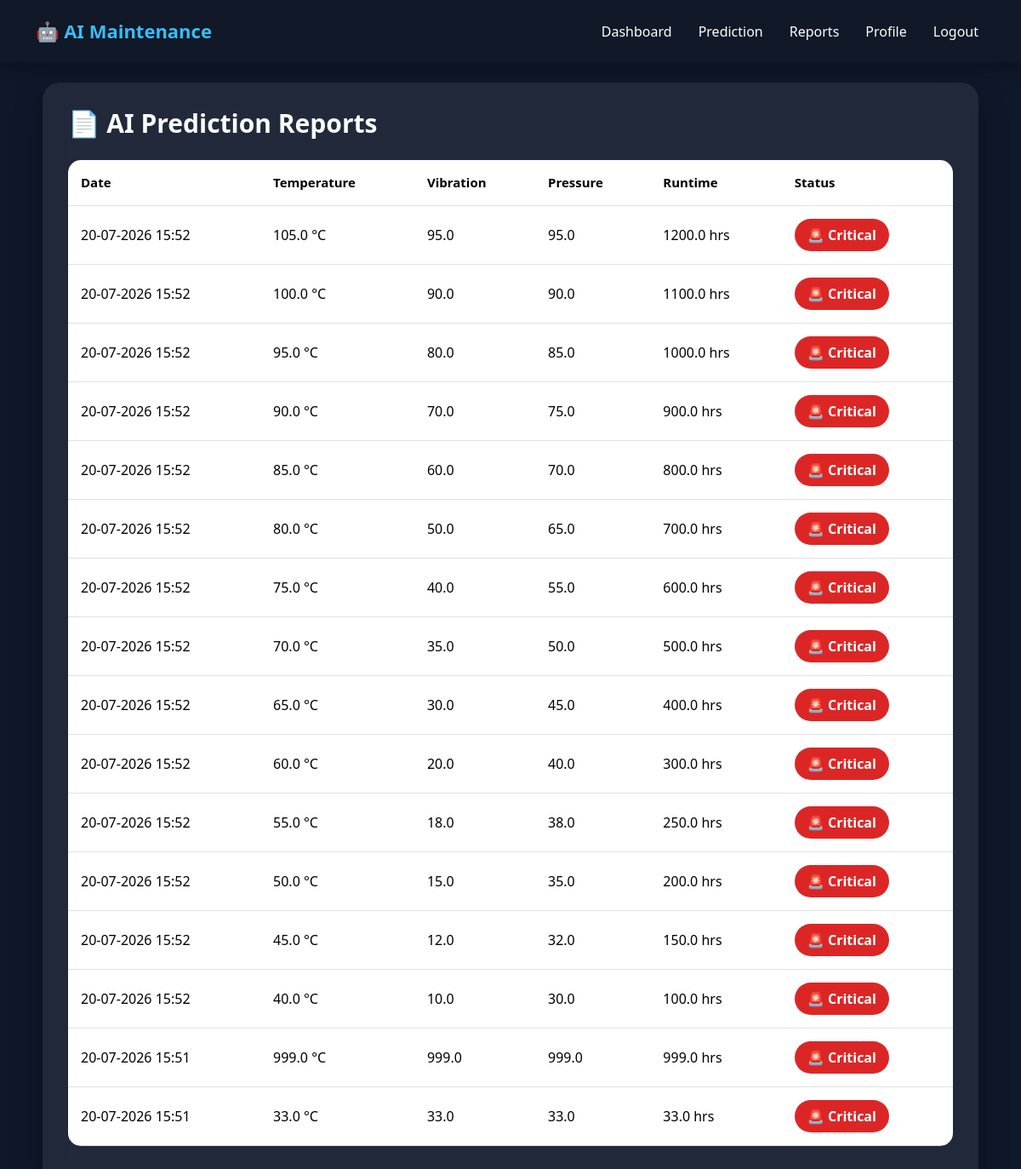
The app's page /reports (signed in) with its own data.
### tables this page shows
CREATE TABLE predictions(

        id INTEGER PRIMARY KEY AUTOINCREMENT,

        email TEXT,

        temperature REAL,

        vibration REAL,

        pressure REAL,

        runtime REAL,

        result TEXT,

        date TEXT

    );

### app.py (the view)
@app.route("/reports")
def reports():
    if "email" not in session:
        return redirect(url_for("login"))
    conn = get_db()
    cur = conn.cursor()
    cur.execute(
        """
        SELECT * FROM predictions
        WHERE email=?
        ORDER BY id DESC

        """,
        (session["email"],)
    )
    reports = cur.fetchall()
    conn.close()
    return render_template(
        "reports.html",
        reports=reports
    )

### app.py (called while the page is built)
def get_db():
    conn = sqlite3.connect(DATABASE)
    conn.row_factory = sqlite3.Row
    return conn

### templates/reports.html (shortened to what this page needs)
{% extends "base.html" %}
{% block content %}
<div class="report-container">
<div class="report-card">
<h2 class="report-title">
📄 AI Prediction Reports
</h2>
{% if reports %}
<div class="table-responsive">
<table class="table table-hover">
<thead>
<tr>
<th>Date</th>
<th>Temperature</th>
<th>Vibration</th>
<th>Pressure</th>
<th>Runtime</th>
<th>Status</th>
</tr>
</thead>
<tbody>
{% for row in reports %}
<tr>
<td>{{row.date}}</td>
<td>{{row.temperature}} °C</td>
<td>{{row.vibration}}</td>
<td>{{row.pressure}}</td>
<td>{{row.runtime}} hrs</td>
<td>
{% if row.result == "Healthy" %}
<span class="status healthy">
✅ Healthy
</span>
{% elif row.result == "Warning" %}
<span class="status warning">
⚠️ Warning
</span>
{% else %}
<span class="status critical">
🚨 Critical
</span>
{% endif %}
</td>
</tr>
{% endfor %}
</tbody>
</table>
</div>
{% else %}
<div class="empty">
No prediction history available
</div>
{% endif %}
</div>
</div>
{% endblock %}

### templates/base.html (shortened to what this page needs)
<!DOCTYPE html>
<html lang="en">
<head>
<link href="https://cdn.jsdelivr.net/npm/bootstrap@5.3.3/dist/css/bootstrap.min.css" rel="stylesheet">
</head>
<body>
<nav class="navbar navbar-expand-lg">
<div class="container-fluid">
<a class="navbar-brand" href="/dashboard">
🤖 AI Maintenance
</a>
<div class="collapse navbar-collapse" id="menu">
<ul class="navbar-nav ms-auto">
<li class="nav-item">
<a class="nav-link" href="/dashboard">
Dashboard
</a>
</li>
<li class="nav-item">
<a class="nav-link" href="/prediction">
Prediction
</a>
</li>
<li class="nav-item">
<a class="nav-link" href="/reports">
Reports
</a>
</li>
<li class="nav-item">
<a class="nav-link" href="/profile">
Profile
</a>
</li>
<li class="nav-item">
<a class="nav-link text-danger" href="/logout">
Logout
</a>
</li>
</ul>
</div>
</div>
</nav>
<div class="container mt-4">
{% block content %}
{% endblock %}
</div>
</body>
</html>

### templates/base.html (style rules this page uses)
body { background:#0f172a; font-family:'Segoe UI',sans-serif; }
.navbar { background:#111827 !important; padding:15px 30px; box-shadow:0 5px 20px rgba(0,0,0,.3); }
.navbar-brand { font-weight:700; color:#38bdf8 !important; font-size:22px; }
.nav-link { color:white !important; margin-left:15px; }

### templates/reports.html (style rules this page uses)
.report-container { max-width:1100px; margin:auto; }
.report-card { background:rgba(255,255,255,0.08); backdrop-filter:blur(15px); border-radius:20px; padding:30px; box-shadow:0 15px 35px rgba(0,0,0,0.3); color:white; }
.report-title { font-size:30px; font-weight:700; margin-bottom:25px; }
.table { color:white; border-radius:15px; overflow:hidden; }
.table thead { background:#0f172a; }
.table th { padding:15px; font-size:15px; }
.table td { padding:15px; vertical-align:middle; }
.status { padding:7px 15px; border-radius:20px; font-weight:600; display:inline-block; }
.critical { background:#dc2626; color:white; }

### records on screen
predictions: date "20-07-2026 15:52", temperature "105.0", vibration "95.0", pressure "95.0", runtime "1200.0", result "🚨 Critical"
predictions: date "20-07-2026 15:52", temperature "100.0", vibration "90.0", pressure "90.0", runtime "1100.0", result "🚨 Critical"
predictions: date "20-07-2026 15:52", temperature "95.0", vibration "80.0", pressure "85.0", runtime "1000.0", result "🚨 Critical"
predictions: date "20-07-2026 15:52", temperature "90.0", vibration "70.0", pressure "75.0", runtime "900.0", result "🚨 Critical"
predictions: date "20-07-2026 15:52", temperature "85.0", vibration "60.0", pressure "70.0", runtime "800.0", result "🚨 Critical"
predictions: date "20-07-2026 15:52", temperature "80.0", vibration "50.0", pressure "65.0", runtime "700.0", result "🚨 Critical"
predictions: date "20-07-2026 15:52", temperature "75.0", vibration "40.0", pressure "55.0", runtime "600.0", result "🚨 Critical"
predictions: date "20-07-2026 15:52", temperature "70.0", vibration "35.0", pressure "50.0", runtime "500.0", result "🚨 Critical"
predictions: date "20-07-2026 15:52", temperature "65.0", vibration "30.0", pressure "45.0", runtime "400.0", result "🚨 Critical"
predictions: date "20-07-2026 15:52", temperature "60.0", vibration "20.0", pressure "40.0", runtime "300.0", result "🚨 Critical"
predictions: date "20-07-2026 15:52", temperature "55.0", vibration "18.0", pressure "38.0", runtime "250.0", result "🚨 Critical"
predictions: date "20-07-2026 15:52", temperature "50.0", vibration "15.0", pressure "35.0", runtime "200.0", result "🚨 Critical"
predictions: date "20-07-2026 15:52", temperature "45.0", vibration "12.0", pressure "32.0", runtime "150.0", result "🚨 Critical"
predictions: date "20-07-2026 15:52", temperature "40.0", vibration "10.0", pressure "30.0", runtime "100.0", result "🚨 Critical"
predictions: date "20-07-2026 15:51", temperature "999.0", vibration "999.0", pressure "999.0", runtime "999.0", result "🚨 Critical"
predictions: date "20-07-2026 15:51", temperature "33.0", vibration "33.0", pressure "33.0", runtime "33.0", result "🚨 Critical"
